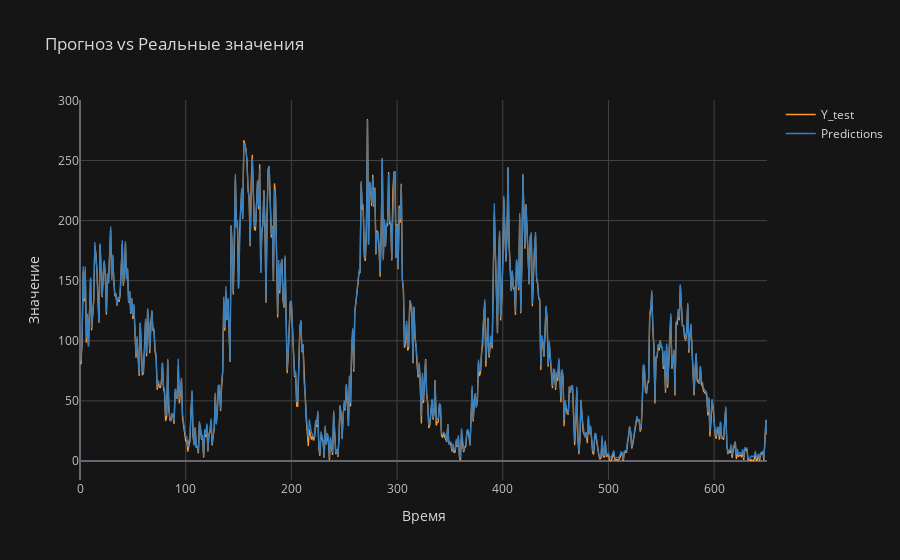

Notebook code cell kept with this figure:
### Code cell
y_test_inv = scaler.inverse_transform(y_test.reshape(-1, 1))
predictions_inv = scaler.inverse_transform(predictions)
df_test = pd.DataFrame({
    'Y_test': y_test_inv.ravel(),
    'Predictions': predictions_inv.ravel()
})
# Отобразить на графике
df_test.iplot(title="Прогноз vs Реальные значения", xTitle="Время", yTitle="Значение", theme="solar")

### Figure 1 — Plotly figure (JSON) as saved in the notebook; plotly's stock layout.template omitted (floating-point values rounded to 4 significant figures; data arrays with more than 128 entries replaced by an {"elided": "..."} marker saying what was removed)
{"data": [{"line": {"color": "rgba(255, 153, 51, 1.0)", "dash": "solid", "shape": "linear", "width": 1.3}, "mode": "lines", "name": "Y_test", "text": "", "type": "scatter", "x": {"elided": "651 int values"}, "y": {"elided": "651 float values"}}, {"line": {"color": "rgba(55, 128, 191, 1.0)", "dash": "solid", "shape": "linear", "width": 1.3}, "mode": "lines", "name": "Predictions", "text": "", "type": "scatter", "x": {"elided": "651 int values"}, "y": {"elided": "651 float values"}}], "layout": {"legend": {"bgcolor": "#151516", "font": {"color": "#D9D9D9"}}, "paper_bgcolor": "#151516", "plot_bgcolor": "#151516", "title": {"font": {"color": "#D9D9D9"}, "text": "Прогноз vs Реальные значения"}, "xaxis": {"gridcolor": "#434343", "showgrid": true, "tickfont": {"color": "#C2C2C2"}, "title": {"font": {"color": "#D9D9D9"}, "text": "Время"}, "zerolinecolor": "#666570"}, "yaxis": {"gridcolor": "#434343", "showgrid": true, "tickfont": {"color": "#C2C2C2"}, "title": {"font": {"color": "#D9D9D9"}, "text": "Значение"}, "zerolinecolor": "#666570"}}}
